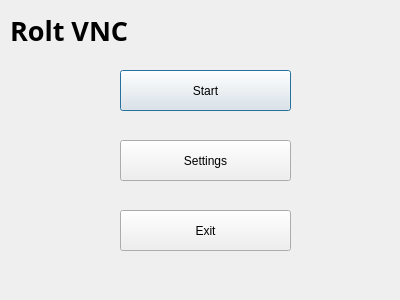
<?xml version="1.0" encoding="UTF-8"?>
<ui version="4.0">
 <class>dlgMain</class>
 <widget class="QDialog" name="dlgMain">
  <property name="geometry">
   <rect>
    <x>0</x>
    <y>0</y>
    <width>400</width>
    <height>300</height>
   </rect>
  </property>
  <property name="windowTitle">
   <string>Rolt</string>
  </property>
  <widget class="QPushButton" name="btnStart">
   <property name="geometry">
    <rect>
     <x>120</x>
     <y>70</y>
     <width>171</width>
     <height>41</height>
    </rect>
   </property>
   <property name="text">
    <string>Start</string>
   </property>
  </widget>
  <widget class="QPushButton" name="btnSettings">
   <property name="geometry">
    <rect>
     <x>120</x>
     <y>140</y>
     <width>171</width>
     <height>41</height>
    </rect>
   </property>
   <property name="text">
    <string>Settings</string>
   </property>
  </widget>
  <widget class="QPushButton" name="btnExit">
   <property name="geometry">
    <rect>
     <x>120</x>
     <y>210</y>
     <width>171</width>
     <height>41</height>
    </rect>
   </property>
   <property name="text">
    <string>Exit</string>
   </property>
  </widget>
  <widget class="QLabel" name="label">
   <property name="geometry">
    <rect>
     <x>10</x>
     <y>10</y>
     <width>161</width>
     <height>41</height>
    </rect>
   </property>
   <property name="font">
    <font>
     <family>Franklin Gothic Book</family>
     <pointsize>20</pointsize>
     <weight>75</weight>
     <bold>true</bold>
    </font>
   </property>
   <property name="text">
    <string>Rolt VNC</string>
   </property>
  </widget>
 </widget>
 <resources/>
 <connections/>
</ui>
